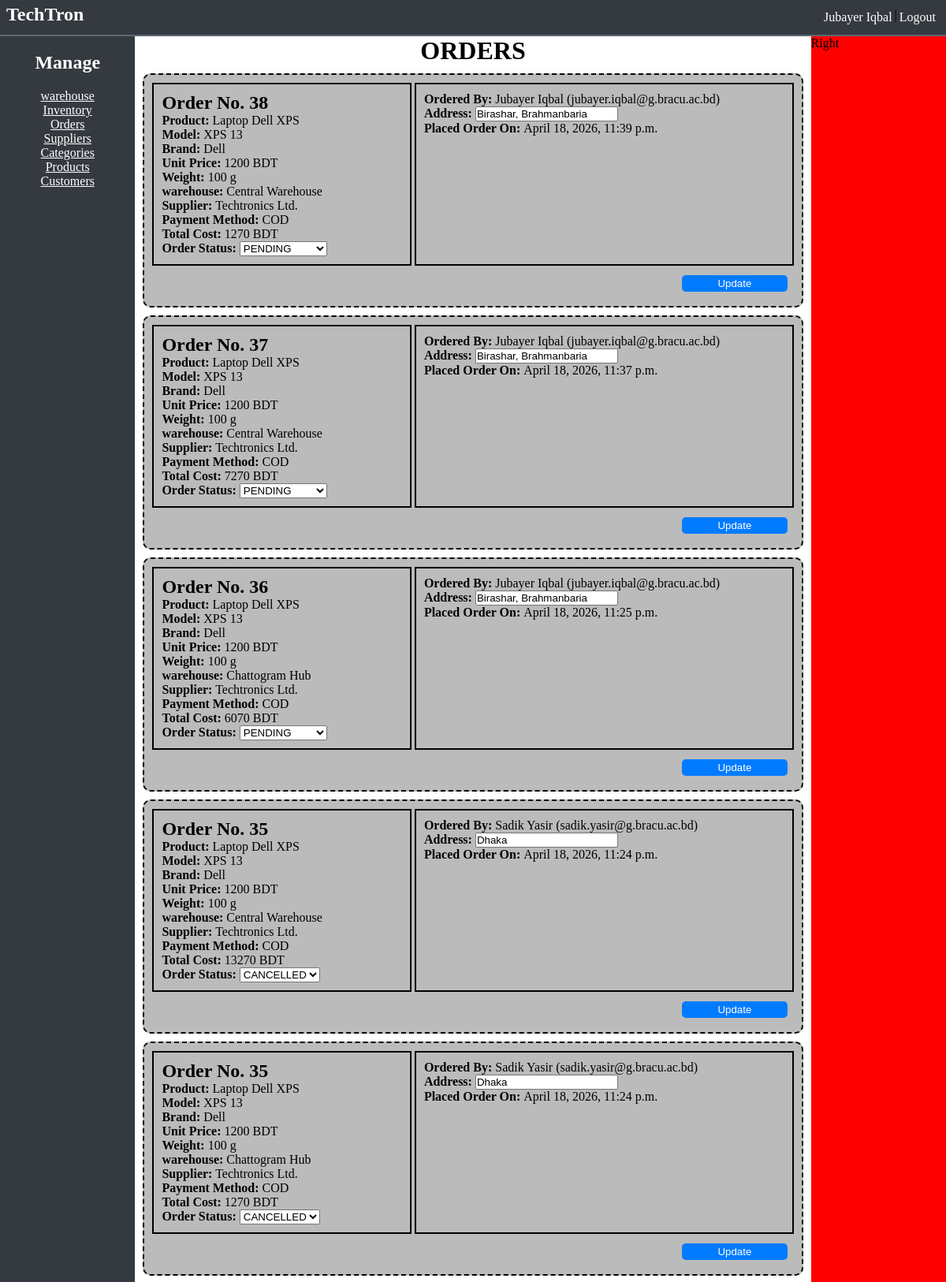
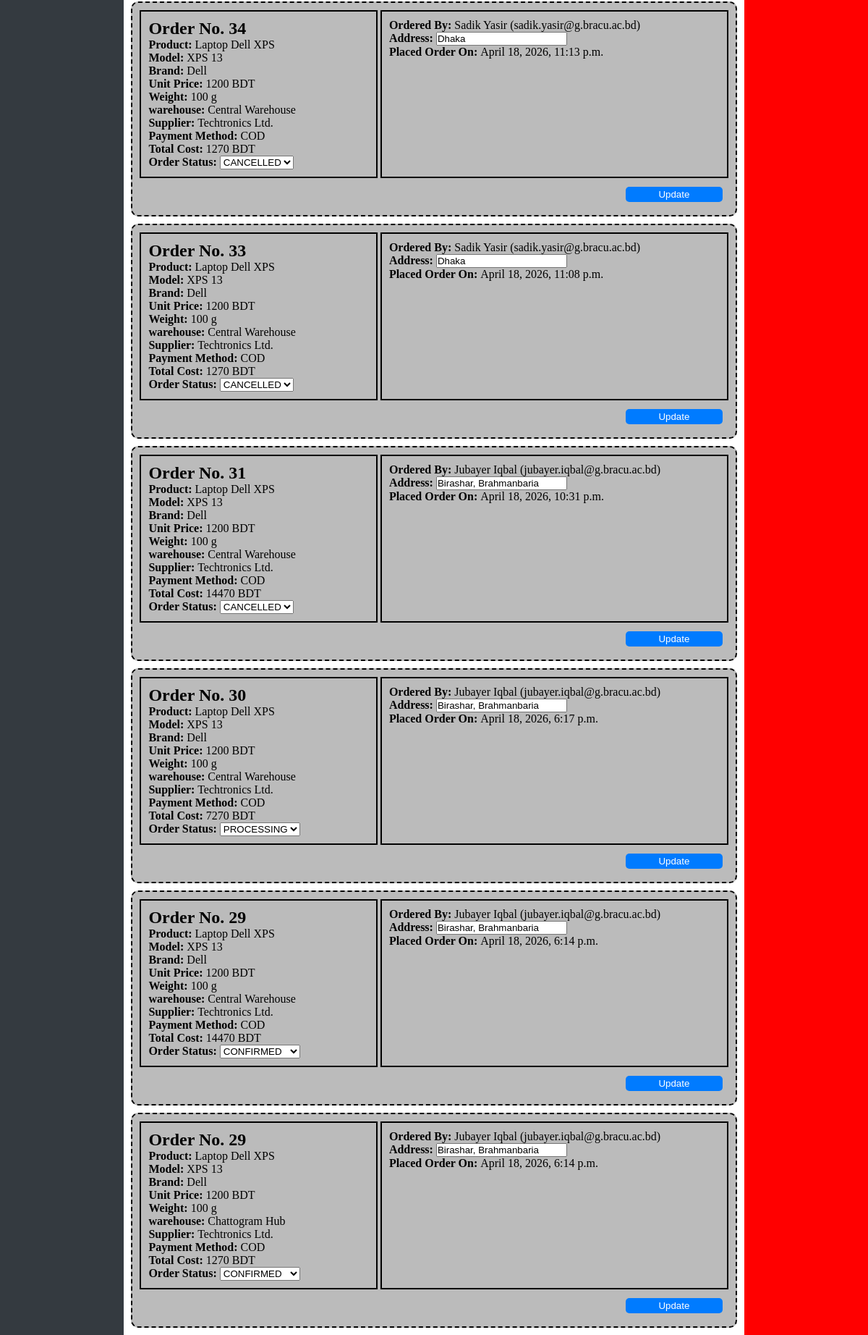
Screenshot of /manager/dashboard/?filter=orders (signed in) with the database file from the repository (2 pictures, top to bottom).
### manager/models.py (models this page shows)
class Order(models.Model):
    order_id = models.AutoField(primary_key=True)
    user = models.ForeignKey(User, on_delete=models.CASCADE)
    order_date = models.DateTimeField(auto_now_add=True)
    class Type(models.TextChoices):
        PENDING = "PENDING"
        CONFIRMED = "CONFIRMED"
        PROCESSING = "PROCESSING"
        ON_HOLD = "ON_HOLD"
        CANCELLED = "CANCELLED"
        COMPLETED = "COMPLETED"
        FAILED = "FAILED"
    status = models.CharField(max_length=50, choices=Type.choices, default=Type.PENDING)

### manager/views.py (the view, shortened to what this page needs)
# urls.py: path('dashboard/', views.dashboard),
def dashboard(req):
    context = {"mytitle":WEBSITE_NAME}
    if "user_id" not in req.session:
        return redirect('/')
    try:
        user = User.objects.get(email = req.session['user_id'], user_type="manager")
        context['logged_in'] = True
        context['user_name'] = user.first_name + " " + user.last_name
    except Exception as e:
        return redirect('/')
    selected_filter = req.GET.get("filter")
    contents = None
    if(selected_filter == "warehouse" or selected_filter is None):
        warehouses = Warehouse.objects.raw('''SELECT w.warehouse_id, name, CONCAT(area, ', ', district) as location,
                                           COUNT(i.inventory_id) as total_inventory, SUM(quantity) as stock
                                           FROM manager_warehouse w LEFT JOIN manager_inventory i ON w.warehouse_id = i.warehouse_id GROUP BY w.warehouse_id;''')
        contents = warehouses
    elif selected_filter == "suppliers":
        suppliers = Supplier.objects.filter()
        contents = suppliers
    elif selected_filter == "orders":
        products = Product.objects.raw('''SELECT p.product_id, product_name, brand, model_number, specs, price, weight, s.name as supplier_name
                                        FROM manager_product p LEFT JOIN manager_supplier s ON p.supplier_id = s.supplier_id;''')
        product_list = []
        for product in products:
            p_dict = {
                "product":product,
                "categories":BelongTo_Category.objects.raw(f'''SELECT id, c.category_id, category_name FROM manager_belongto_category bc JOIN manager_product p ON bc.product_id = p.product_id JOIN manager_category c ON c.category_id = bc.category_id WHERE p.product_id = {product.product_id};''')
            }
            product_list.append(p_dict)
        orders = Order.objects.raw('''
                                    SELECT
                                    id,
                                    oi.quantity as total_quantity,
                                    oi.order_id,
                                    oi.product_id,
                                    order_date,
                                    o.status as order_status,
                                    first_name,
                                    last_name,
                                    u.email,
                                    shipment_address as address,
                                    shipping_cost,
                                    w.name as warehouse,
                                    product_name,
                                    brand,
                                    model_number,
                                    price,
                                    weight,
                                    sp.name as supplier_name,
                                    sp.email as supplier_email,
                                    contact_person
                                    FROM manager_order_item oi
                                    JOIN manager_order o ON oi.order_id = o.order_id
                                    JOIN manager_user u ON o.user_id = u.user_id
                                    JOIN manager_shipment sh ON sh.order_id = o.order_id
                                    JOIN manager_inventory i ON i.inventory_id = sh.inventory_id
                                    JOIN manager_warehouse w ON w.warehouse_id = i.warehouse_id
                                    JOIN manager_product p ON p.product_id = oi.product_id
                                    JOIN manager_supplier sp ON sp.supplier_id = p.supplier_id
                                    ORDER BY order_date DESC;
                                   ''')
        contents = orders
    context['contents'] = contents
    context["selected_filter"] = selected_filter
    return render(req, "manager/dashboard.html", context)

### templates/manager/dashboard.html (shortened to what this page needs)
{% extends "frontview/base.html" %}
{% load static %}
{% block links %}
<link rel="stylesheet" href="{% static 'manager/dashboard.css'%}">
<link rel="stylesheet" href="{% static 'frontview/dashboard.css'%}">
{% endblock links %}
{% block body %}
<div class="main-container">
    <div class="main-container-item">
        <div class="container">
            <div class="container-left">
                <div class="container-left-item" style="padding: 20px;">
                    <h2>Manage</h2>
                </div>
                <div class="container-left-item">
                    <p><a href="?filter=warehouse">warehouse</a></p>
                </div>
                <div class="container-left-item">
                    <p><a href="?filter=inventory">Inventory</a></p>
                </div>
                <div class="container-left-item">
                    <p><a href="?filter=orders">Orders</a></p>
                </div>
                <div class="container-left-item">
                    <p><a href="?filter=suppliers">Suppliers</a></p>
                </div>
                <div class="container-left-item">
                    <p><a href="?filter=categories">Categories</a></p>
                </div>
                <div class="container-left-item">
                    <p><a href="?filter=products">Products</a></p>
                </div>
                <div class="container-left-item">
                    <p><a href="?filter=customers">Customers</a></p>
                </div>
            </div>
            <div class="container-mid">
                {% if selected_filter == None%}
                <h1 style="text-align: center;">{{"WAREHOUSE"|upper}}</h1>
                {% else %}
                <h1 style="text-align: center;">{{selected_filter|upper}}</h1>
                {% endif%}
                {% for content in contents%}
                {% if selected_filter == "warehouse" or selected_filter == None %}
                {% include 'manager/section_warehouse.html' %}
                {% elif selected_filter == "inventory" %}
                {% include 'manager/section_inventory.html' %}
                {% elif selected_filter == "customers" %}
                {% include 'manager/section_customers.html' %}
                {% elif selected_filter == "suppliers" %}
                {% include 'manager/section_suppliers.html' %}
                {% elif selected_filter == "categories" %}
                {% include 'manager/section_categories.html' %}
                {% elif selected_filter == "products" %}
                {% include 'manager/section_products.html' %}
                {% elif selected_filter == "orders" %}
                {% include 'manager/section_orders.html' %}
                {% endif %}
                {% endfor %}
            </div>
            <div class="container-right">Right</div>
        </div>
    </div>
</div>
{% endblock body %}

### templates/manager/section_orders.html (shortened to what this page needs)
<div id="{{content.order_id}}" class="card">
    <div class="card-info-order">
        <form action="update/orders/" method="post">
            <div class="card-info-order-top">
                <div class="card-info-order-left">
                    <div class="card-item">
                        <h2>Order No. {{content.order_id}}</h2>
                    </div>
                    <div class="card-item">
                        <p><b>Product:</b> {{content.product_name}}</p>
                    </div>
                    <div class="card-item">
                        <p><b>Model:</b> {{content.model_number}}</p>
                    </div>
                    <div class="card-item">
                        <p><b>Brand:</b> {{content.brand}}</p>
                    </div>
                    <div class="card-item">
                        <p><b>Unit Price:</b> {{content.price}} BDT</p>
                    </div>
                    <div class="card-item">
                        <p><b>Weight:</b> {{content.weight}} g</p>
                    </div>
                    <div class="card-item">
                        <p><b>warehouse:</b> {{content.warehouse}}</p>
                    </div>
                    <div class="card-item">
                        <p><b>Supplier:</b> {{content.supplier_name}}</p>
                    </div>
                    <div class="card-item">
                        <p><b>Payment Method:</b> COD</p>
                    </div>
                    <div class="card-item">
                        <p><b>Total Cost:</b> {{content.shipping_cost}} BDT</p>
                    </div>
                    <div class="card-item">
                        <b> Order Status: </b>
                        {% if content.status != 'CANCELLED' %}
                        <select name="status">
                            <option value="1" {% if content.status == 'PENDING' %} selected {% endif %}>PENDING</option>
                            <option value="2" {% if content.status == 'PROCESSING' %} selected {% endif %}>PROCESSING</option>
                            <option value="3" {% if content.status == 'CONFIRMED' %} selected {% endif %}>CONFIRMED</option>
                        </select>
                        {% else %}
                        <select name="status">
                            <option value="5" {% if content.status == 'CANCELLED' %} selected {% endif %}>CANCELLED</option>
                        </select>
                        {% endif %}
                    </div>
                </div>
                <div class="card-info-order-right">
                    <div class="card-item">
                        <p><b>Ordered By: </b> {{content.first_name}} {{content.last_name}} ({{content.email}})</p>
                    </div>
                    <div class="card-item">
                        <p><b>Address: </b> <input type="text" name="address" value="{{content.address}}"></p>
                    </div>
                    <div class="card-item">
                        <p><b>Placed Order On: </b> {{content.order_date}}</p>
                    </div>
                </div>
            </div>
            <div class="card-info-order-bottom">
                <div class="card-item">
                    <button type="submit" class="mybtn" style="color: white;">Update</button>
                </div>
            </div>
        </form>
    </div>
</div>

### static/frontview/style.css (style rules this page uses)
* { margin: 0; padding: 0; }

### static/frontview/utils.css (style rules this page uses)
.mybtn { border-radius: 5px; background-color: #007bff; padding: 3px; border: 0px; width: 10em; }

### static/manager/dashboard.css (style rules this page uses)
.main-container { display: flex; flex-direction: column; justify-content: center; align-items: center; }
.container { width: 100vw; height: 100%; display: flex; }
.container-left { background-color: #343a40; width: 20%; display: flex; align-items: center; color: white; flex-direction: column; }
.container-left a { color: white; }
.container-mid { width: 100%; }
.container-right { background-color: red; width: 20%; }
.card { background-color: white; margin: 10px; border: 2px dashed black; border-radius: 10px; padding: 8px; background-color: rgba(0, 0, 0, 0.267); display: flex; gap: 10px; }
.card-info-order { width: 100%; display: flex; flex-direction: column; }
.card-info-order-top { width: 100%; display: flex; }
.card-info-order-left { width: 40%; border: 2px solid black; margin: 2px; padding: 10px; }
.card-info-order-right { width: 60%; border: 2px solid black; margin: 2px; padding: 10px; }
.card-info-order-bottom { text-align: end; padding: 10px; }

### rows the page displays
Order: order_id "38", product_name "Laptop Dell XPS", model_number "XPS 13", brand "Dell", price "1200", weight "100", warehouse "Central Warehouse", supplier_name "Techtronics Ltd.", shipping_cost "1270", status "PENDING", first_name "Jubayer", last_name "Iqbal", email "jubayer.iqbal@g.bracu.ac.bd", address "Birashar, Brahmanbaria", order_date "April 18, 2026, 11:39 p.m."
Order: order_id "37", product_name "Laptop Dell XPS", model_number "XPS 13", brand "Dell", price "1200", weight "100", warehouse "Central Warehouse", supplier_name "Techtronics Ltd.", shipping_cost "7270", status "PENDING", first_name "Jubayer", last_name "Iqbal", email "jubayer.iqbal@g.bracu.ac.bd", address "Birashar, Brahmanbaria", order_date "April 18, 2026, 11:37 p.m."
Order: order_id "36", product_name "Laptop Dell XPS", model_number "XPS 13", brand "Dell", price "1200", weight "100", warehouse "Chattogram Hub", supplier_name "Techtronics Ltd.", shipping_cost "6070", status "PENDING", first_name "Jubayer", last_name "Iqbal", email "jubayer.iqbal@g.bracu.ac.bd", address "Birashar, Brahmanbaria", order_date "April 18, 2026, 11:25 p.m."
Order: order_id "35", product_name "Laptop Dell XPS", model_number "XPS 13", brand "Dell", price "1200", weight "100", warehouse "Central Warehouse", supplier_name "Techtronics Ltd.", shipping_cost "13270", status "CANCELLED", first_name "Sadik", last_name "Yasir", email "sadik.yasir@g.bracu.ac.bd", address "Dhaka", order_date "April 18, 2026, 11:24 p.m.", warehouse "Chattogram Hub", shipping_cost "1270"
Order: order_id "34", product_name "Laptop Dell XPS", model_number "XPS 13", brand "Dell", price "1200", weight "100", warehouse "Central Warehouse", supplier_name "Techtronics Ltd.", shipping_cost "1270", status "CANCELLED", first_name "Sadik", last_name "Yasir", email "sadik.yasir@g.bracu.ac.bd", address "Dhaka", order_date "April 18, 2026, 11:13 p.m."
Order: order_id "33", product_name "Laptop Dell XPS", model_number "XPS 13", brand "Dell", price "1200", weight "100", warehouse "Central Warehouse", supplier_name "Techtronics Ltd.", shipping_cost "1270", status "CANCELLED", first_name "Sadik", last_name "Yasir", email "sadik.yasir@g.bracu.ac.bd", address "Dhaka", order_date "April 18, 2026, 11:08 p.m."
Order: order_id "31", product_name "Laptop Dell XPS", model_number "XPS 13", brand "Dell", price "1200", weight "100", warehouse "Central Warehouse", supplier_name "Techtronics Ltd.", shipping_cost "14470", status "CANCELLED", first_name "Jubayer", last_name "Iqbal", email "jubayer.iqbal@g.bracu.ac.bd", address "Birashar, Brahmanbaria", order_date "April 18, 2026, 10:31 p.m."
Order: order_id "30", product_name "Laptop Dell XPS", model_number "XPS 13", brand "Dell", price "1200", weight "100", warehouse "Central Warehouse", supplier_name "Techtronics Ltd.", shipping_cost "7270", status "PROCESSING", first_name "Jubayer", last_name "Iqbal", email "jubayer.iqbal@g.bracu.ac.bd", address "Birashar, Brahmanbaria", order_date "April 18, 2026, 6:17 p.m."
Order: order_id "29", product_name "Laptop Dell XPS", model_number "XPS 13", brand "Dell", price "1200", weight "100", warehouse "Central Warehouse", supplier_name "Techtronics Ltd.", shipping_cost "14470", status "CONFIRMED", first_name "Jubayer", last_name "Iqbal", email "jubayer.iqbal@g.bracu.ac.bd", address "Birashar, Brahmanbaria", order_date "April 18, 2026, 6:14 p.m.", warehouse "Chattogram Hub", shipping_cost "1270"

### other values shown
{{ mytitle }} "TechTron"
{{ user_name }} "Jubayer Iqbal"
{{ selected_filter|upper }} "ORDERS"
